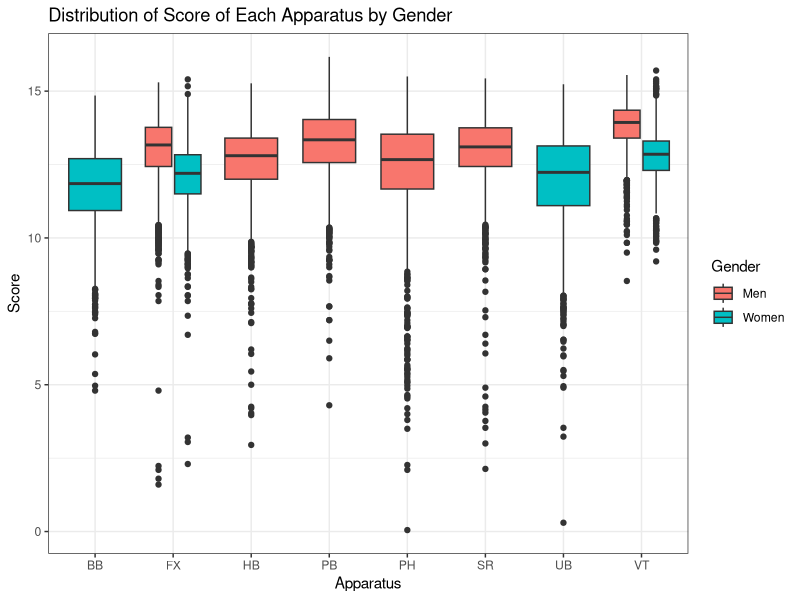
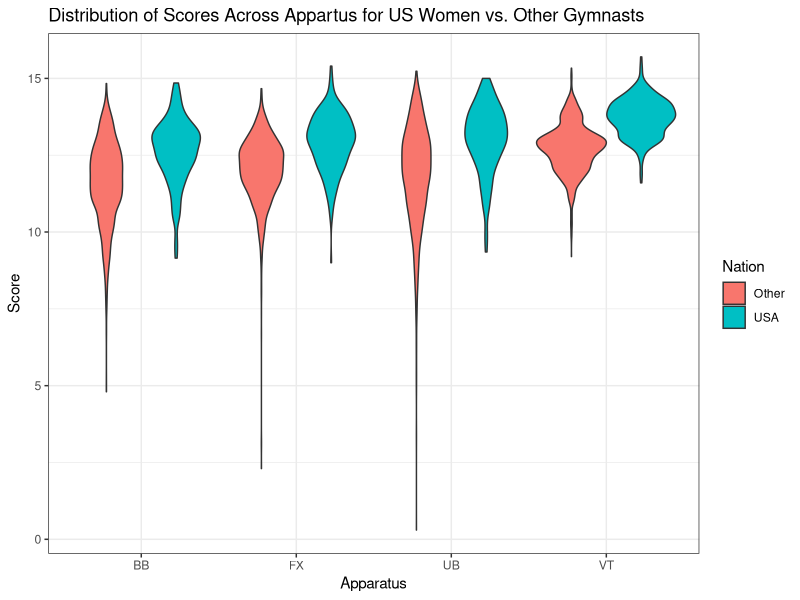
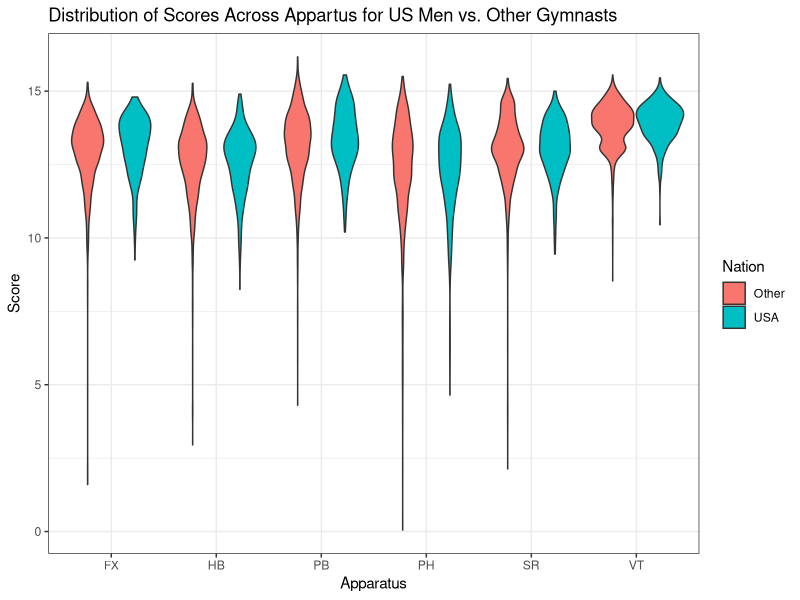
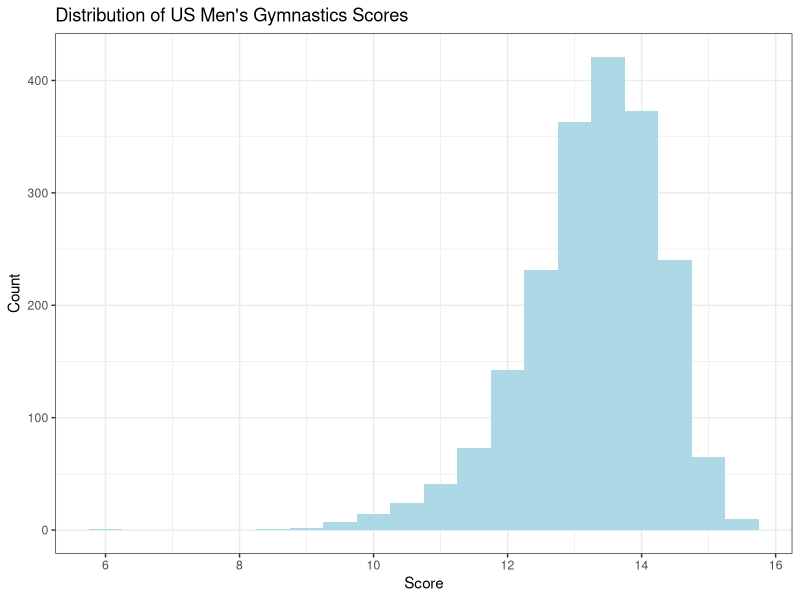
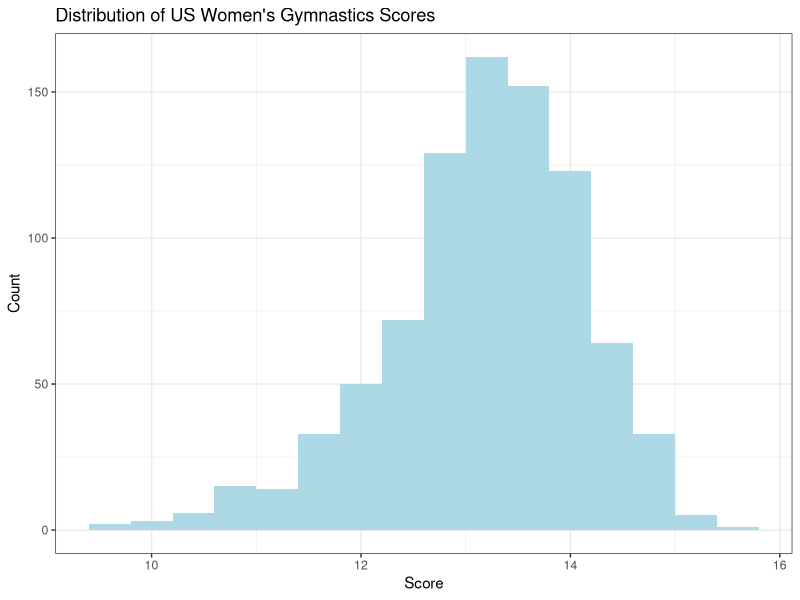

Reproduce these figures in R, in order.
## ---- chunk 1
knitr::opts_chunk$set(echo = TRUE)
library(ggplot2)
library(dplyr)
library(MASS)
library(purrr)
library(tidyr)
## ---- chunk 2
gym_data = read.csv("filtered_3.csv")
allcountries = read.csv("cleanedfinalgymnastdata.csv")
## ---- chunk 3
#Cleaning hb issue
gym_data$Apparatus[gym_data$Apparatus == "hb"] <- "HB"
allcountries$Apparatus[allcountries$Apparatus == "hb"] <- "HB"
## ---- chunk 4
#Gymnasts vault two times, which is in the data as VT1 and VT2 (or if just once VT)
#Renaming these to all just be VT, because they're all data on vaults
gym_data$Apparatus[gym_data$Apparatus == "VT1"] <- "VT"
gym_data$Apparatus[gym_data$Apparatus == "VT2"] <- "VT"
allcountries$Apparatus[allcountries$Apparatus == "VT1"] <- "VT"
allcountries$Apparatus[allcountries$Apparatus == "VT2"] <- "VT"

#Making a US Binary variable
gym_data <- gym_data %>%
  mutate(Nation = case_when(Country == "USA" ~ "USA",
                              Country != "USA" ~ "Other"))
allcountries <- allcountries %>%
  mutate(Nation = case_when(Country == "USA" ~ "USA",
                              Country != "USA" ~ "Other"))
## ---- chunk 5
#Looking at distribution of score across different events
options(repr.plot.width =4, repr.plot.height =4)
p <- ggplot(data = allcountries, mapping = aes(x = Apparatus, y = Score, fill = Gender)) +
  geom_boxplot() + theme_bw() + labs(title = "Distribution of Score of Each Apparatus by Gender")

p + scale_fill_discrete(name = "Gender", labels = c("Men", "Women"))
## ---- chunk 6
women_gym_data <- gym_data %>%
  filter(Gender == "w")

men_gym_data <- gym_data %>%
  filter(Gender == "m")
allcountriesw <- allcountries %>%
  filter(Gender == "w")
allcountriesm <- allcountries %>%
  filter(Gender == "m")
## ---- chunk 7
library(dplyr)
ggplot(data = allcountriesw, mapping = aes(x = Apparatus, y = Score, fill = Nation)) +
  geom_violin() + theme_bw() + labs(title = "Distribution of Scores Across Appartus for US Women vs. Other Gymnasts")

ggplot(data = allcountriesm, mapping = aes(x = Apparatus, y = Score, fill = Nation)) +
  geom_violin() + theme_bw() + labs(title = "Distribution of Scores Across Appartus for US Men vs. Other Gymnasts")
## ---- chunk 8
men_gym_data <- men_gym_data %>%
  mutate(name = paste(FirstName, LastName))

men_gym_data %>% filter(Country == "USA") %>% group_by(name) %>% count()

women_gym_data <- women_gym_data %>%
  mutate(name = paste(FirstName, LastName))

women_gym_data %>% filter(Country == "USA") %>% group_by(name) %>% count()
## ---- chunk 9
us_men_gym_data <- men_gym_data %>% filter(Country == "USA")
us_womens_gym_data <- women_gym_data %>% filter(Country == "USA")
## ---- chunk 10
#Get rid of all gymnasts that did not compete in 2023
library(stringr)
us_womens_gym_data$Year <- str_sub(us_womens_gym_data$Date, -4)
us_men_gym_data$Year <- str_sub(us_men_gym_data$Date, -4)

length(unique(us_men_gym_data$name))
length(unique(us_womens_gym_data$name))

us_womens_gym_data <- us_womens_gym_data %>%
  group_by(name) %>%
  filter(max(Year) == 2023)

us_men_gym_data <- us_men_gym_data %>%
  group_by(name) %>%
  filter(max(Year) == 2023)

length(unique(us_men_gym_data$name))
length(unique(us_womens_gym_data$name))
## ---- chunk 11

length(unique(us_men_gym_data$name))
length(unique(us_womens_gym_data$name))
w_avs <- us_womens_gym_data %>%
  group_by(name) %>%
  summarise(mean(Score))
names(w_avs) <- c("name", "avgScore")

quantile(w_avs$avgScore)

m_avs <- us_men_gym_data %>%
  group_by(name) %>%
  summarise(mean(Score))
names(m_avs) <- c("name", "avgScore")

quantile(m_avs$avgScore)

us_womens_gym_data <- us_womens_gym_data %>%
  group_by(name) %>%
  filter(mean(Score) > 12.15156)
us_men_gym_data <- us_men_gym_data %>%
  group_by(name) %>%
  filter(mean(Score) > 12.15000)

length(unique(us_men_gym_data$name))
length(unique(us_womens_gym_data$name))
## ---- chunk 12
#hist(us_men_gym_data$Score)
ggplot(data = us_men_gym_data, mapping = aes(x = Score)) + geom_histogram(fill = "light blue",binwidth = .5) + theme_bw() +
  labs(title = "Distribution of US Men's Gymnastics Scores", x = "Score", y = "Count")
ggplot(data = us_womens_gym_data, mapping = aes(x = Score)) + geom_histogram(fill = "light blue",binwidth = .4) + theme_bw() +
  labs(title = "Distribution of US Women's Gymnastics Scores", x = "Score", y = "Count")
#hist(us_womens_gym_data$Score)
## ---- chunk 13
set.seed(1212)

problematic_groups <- gym_data %>%
  filter(FirstName == "" | LastName == "" | FirstName == ".")%>%
  distinct()

# Filter out problematic groups from the original data
uniques <- gym_data %>%
  anti_join(problematic_groups, by = c("FirstName", "LastName"))%>%
  filter(!is.na(Score))
usa <- subset(uniques, Country == "USA")
# usa_men <- subset(usa, Gender == "m")
usa_men <- us_men_gym_data
# usa_women <- subset(usa, Gender == "w")
usa_women <- us_womens_gym_data

mu <- list()
sd <- list()
name_store <- list()
for(i in 1:nrow(usa_men)){
  first_name <- usa_men$FirstName[i]
  last_name <- usa_men$LastName[i]
  name_store[[i]] <- paste(first_name, last_name, i , sep = "-")
  sub <- usa_men %>%
    subset(LastName == last_name)%>%
    subset(FirstName == first_name)
  sub_na <- na.omit(sub$Score)
  fits <- fitdistr(sub$Score, "normal")
  mu[[i]] <- as.numeric(fits$estimate[1])
  sd[[i]] <- as.numeric(fits$estimate[2])
}

men_tib <- tibble(Names = name_store, Mu = mu, SD = sd)
men_tib$Names <- sub("^(.*?-.*?)-.*", "\\1", men_tib$Names)

men_usa <- men_tib %>%
  distinct(Names, Mu, SD)

mu_2 <- list()
sd_2 <- list()
name_store_2 <- list()
for(i in 1:nrow(usa_women)){
  first_name <- usa_women$FirstName[i]
  last_name <- usa_women$LastName[i]
  name_store_2[[i]] <- paste(first_name, last_name, i , sep = "-")
  sub <- usa_women %>%
    subset(LastName == last_name)%>%
    subset(FirstName == first_name)
  sub_na <- na.omit(sub$Score)
  fits <- fitdistr(sub$Score, "normal")
  mu_2[[i]] <- as.numeric(fits$estimate[1])
  sd_2[[i]] <- as.numeric(fits$estimate[2])
}

women_tib <- tibble(Names = name_store_2, Mu = mu_2, SD = sd_2)
women_tib$Names <- sub("^(.*?-.*?)-.*", "\\1", women_tib$Names)

women_usa <- women_tib %>%
  distinct(Names, Mu, SD)
## ---- chunk 14
n <- 50000
gymnasts <- 5
top_combos <- 10
usa_unique_final <- na.omit(men_usa)

#simulate_composite_score <- function(selected_gymnasts) {
#  simulated_scores <- lapply(selected_gymnasts$Mu, function(mu) rnorm(length(mu), mean = mu, sd = #sd))
#  composite_score <- rowSums(do.call(cbind, simulated_scores))
#  return(sum(composite_score))
#}

simulate_composite_score <- function(selected_gymnasts) {
  simulated_scores <- list()
  composite_score <- 0
  for (i in 1: nrow(selected_gymnasts)) {
    if(!is.na(selected_gymnasts$SD[i])){
      dev <- as.numeric(selected_gymnasts$SD[i])
    } else{
      dev = 0
    }
    mu <- as.numeric(selected_gymnasts$Mu[i])
    if (!is.na(dev) && abs(dev) < 1e-10) {
      simulated_scores[[i]] <- mu
    } else {
      simulated_scores[[i]] <- rnorm(1, mean = mu, sd = dev)
    }
    composite_score <- composite_score + as.numeric(simulated_scores[[i]])
#    cat("Iteration:", i, "mu:", mu, "dev:", dev, "Simulated Score:", simulated_scores[[i]], "Composite Score:", composite_score, "\n")
  }  
#  print(composite_score)
  return(composite_score)
}

results <- replicate(n, {
  sampled_gymnasts <- usa_unique_final[sample(nrow(usa_unique_final), gymnasts, replace = FALSE),]
  composite_score <- simulate_composite_score(sampled_gymnasts)
  results_entry <- c(Gymnasts = paste(sampled_gymnasts$Names, collapse = ", "), Composite_Score = composite_score)
  results_entry
})
results_tibble <- as_tibble(t(results))

top_combinations_df <- results_tibble %>%
  arrange(desc(Composite_Score)) %>%
  slice_head(n = 10)

print(top_combinations_df)
## ---- chunk 15
n <- 50000
gymnasts <- 5
top_combos <- 10
usa_unique_final <- na.omit(women_usa)

#simulate_composite_score <- function(selected_gymnasts) {
#  simulated_scores <- lapply(selected_gymnasts$Mu, function(mu) rnorm(length(mu), mean = mu, sd = #sd))
#  composite_score <- rowSums(do.call(cbind, simulated_scores))
#  return(sum(composite_score))
#}

simulate_composite_score <- function(selected_gymnasts) {
  simulated_scores <- list()
  composite_score <- 0
  for (i in 1: nrow(selected_gymnasts)) {
    if(!is.na(selected_gymnasts$SD[i])){
      dev <- as.numeric(selected_gymnasts$SD[i])
    } else{
      dev = 0
    }
    mu <- as.numeric(selected_gymnasts$Mu[i])
    if (!is.na(dev) && abs(dev) < 1e-10) {
      simulated_scores[[i]] <- mu
    } else {
      simulated_scores[[i]] <- rnorm(1, mean = mu, sd = dev)
    }
    composite_score <- composite_score + as.numeric(simulated_scores[[i]])
#    cat("Iteration:", i, "mu:", mu, "dev:", dev, "Simulated Score:", simulated_scores[[i]], "Composite Score:", composite_score, "\n")
  }  
#  print(composite_score)
  return(composite_score)
}

results <- replicate(n, {
  sampled_gymnasts <- usa_unique_final[sample(nrow(usa_unique_final), gymnasts, replace = FALSE),]
  composite_score <- simulate_composite_score(sampled_gymnasts)
  results_entry <- c(Gymnasts = paste(sampled_gymnasts$Names, collapse = ", "), Composite_Score = composite_score)
  results_entry
})
results_tibble <- as_tibble(t(results))

top_combinations_df <- results_tibble %>%
  arrange(desc(Composite_Score)) %>%
  slice_head(n = 10)

print(top_combinations_df)
